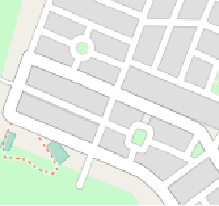
#> input picture maps/mapas/varjao03.png, 219 x 206 px
$ python img-generator.py
#> lines starting #> are read from the running program, lines starting #| are printed output that depends on the picture
import os
# import pprint
import cv2
from random import choices
import numpy as np

takenMaps = {}
possible_maps = ['samambaia02.png', 'samambaia03.png',
                 'varjao01.png', 'varjao02.png', 'varjao03.png']
idx = 10


def chooseRandomMaps() -> list:
    return choices(possible_maps, k=4)


def load_imgs(path, maps) -> list:
#> called with path = './maps/mapas'
    maps_choosed = ()
    imgs = []

    for map in maps:
        img = cv2.imread(os.path.join(path, map))
#> img is the input picture: shape (206, 219, 3); mean B, G, R 227.9, 235, 228.8
        if img is not None:
            maps_choosed += (map,)
            imgs.append(img)

    if takenMaps.get(map) is None:
        takenMaps[map] = 1
        return np.array_split(imgs, 2)
    return []


def concat_vh(list_2d):
    # return final image
    return cv2.vconcat([cv2.hconcat(list_h) for list_h in list_2d])
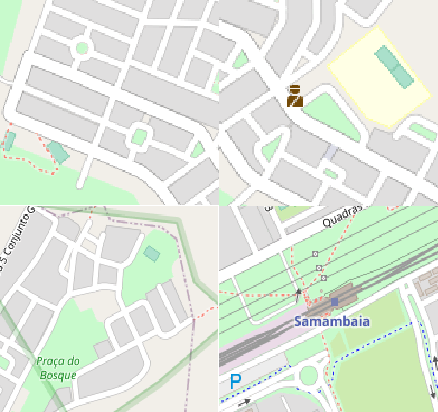
#> returned value: shape (412, 438, 3); mean of channels 0, 1, 2 221.6, 234, 224.7; drawn as B, G, R


def getMap(name, odd):
    map = cv2.imread(os.path.join('./maps/mapas', name))


name_idx = 0
while (idx > 0):
    imgs = load_imgs('./maps/mapas', chooseRandomMaps())
    if len(imgs) > 0:
        img = concat_vh(imgs)
        cv2.imwrite('./nft-images/' + str(name_idx) + '.jpg', img)
        name_idx += 1
    idx -= 1
